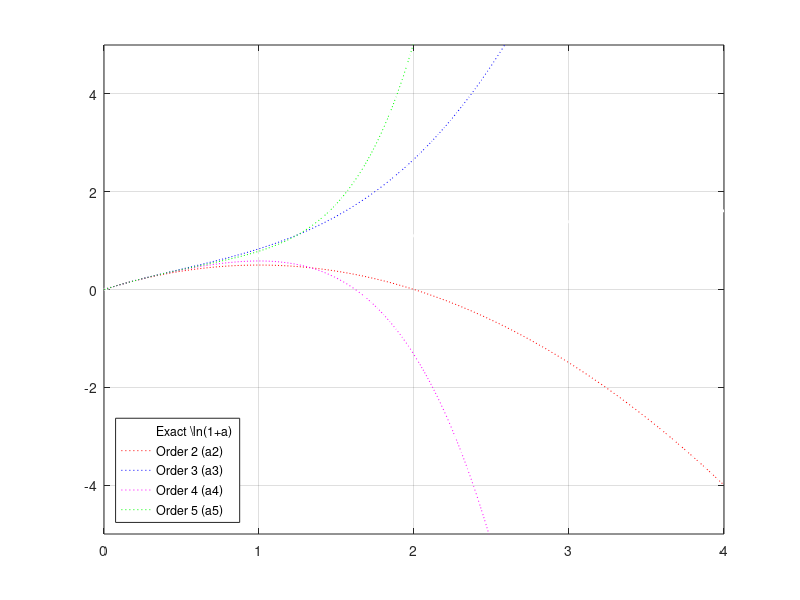

MATLAB code for this plot:
x = linspace(0,4,400); 
y = exp(x);                 
plot(x, y,'w');

hold on

y2=1+x+((x.^2)/2);
plot(x,y2,'r:');

y3=1+x+((x.^2)/2)+((x.^3)/6);
plot(x,y3,'b:');

y4=1+x+((x.^2)/2)+((x.^3)/6)+((x.^4)/24);
plot(x,y4,':');

y5=1+x+((x.^2)/2)+((x.^3)/6)+((x.^4)/24)+((x.^5)/120);
plot(x,y5,'g:');

hold off

%ln(1+x)
% Define the input variable 'a' and the exact log function 'b'
a = linspace(0, 4, 400); 
b = log(1+a);                 
plot(a, b, 'w', 'LineWidth', 2);

hold on

% 2nd Order
a2 = a - ((a.^2)/2);
plot(a, a2, 'r:');

% 3rd Order
a3 = a - ((a.^2)/2) + ((a.^3)/3);
plot(a, a3, 'b:');

% 4th Order
a4 = a - ((a.^2)/2) + ((a.^3)/3) - ((a.^4)/4);
plot(a, a4, 'm:');

% 5th Order
a5 = a - ((a.^2)/2) + ((a.^3)/3) - ((a.^4)/4) + ((a.^5)/5);
plot(a, a5, 'g:');

% Formatting the plot window
xlim([0, 4]);
ylim([-5, 5]); 
grid on;
legend('Exact \ln(1+a)', 'Order 2 (a2)', 'Order 3 (a3)', 'Order 4 (a4)', 'Order 5 (a5)', 'Location', 'southwest');

hold off
